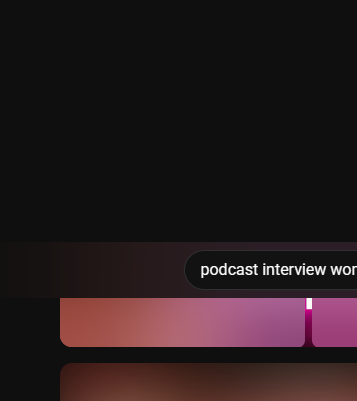
#> input picture spikes/gauntlet/hair-3.png, 357 x 401 px, given in place of f005.png, which was not available
$ python covmap.py . 5
#> lines starting #> are read from the running program, lines starting #| are printed output that depends on the picture; after the words box and inside, x2 and y2 are one past the last pixel; in counts of white or black regions, pixels touching at a corner belong together; pictures that were not available may be replaced by others from this repository, and a replacement may not be noted
"""Coarse ASCII map of where a frame is covered (see cover.py)."""
import sys
from PIL import Image, ImageChops
run, i = sys.argv[1], int(sys.argv[2])
a = Image.open('%s/f%03d.png' % (run, i)).convert('L')
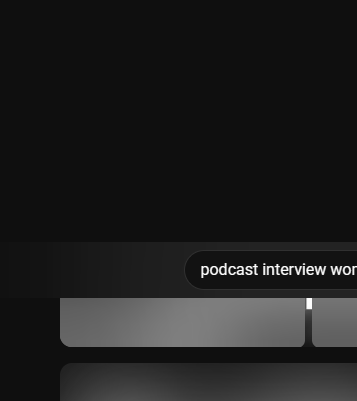
#> a: PIL image 357x401 L; min 15, max 255, mean 30.2
b = Image.open('%s/f%03d_truth.png' % (run, i)).convert('L')
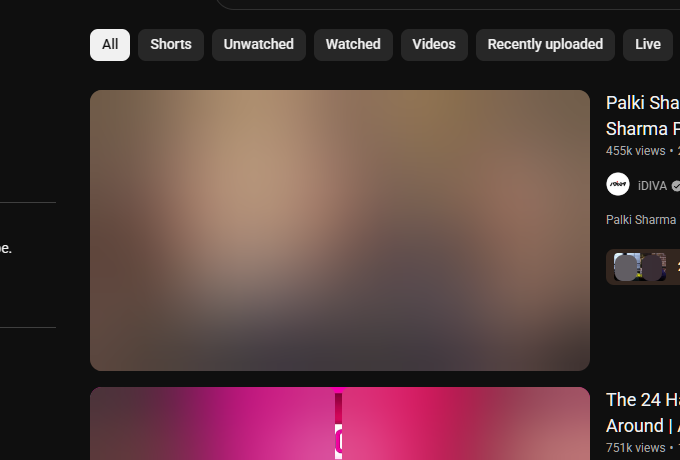
#> input picture spikes/gauntlet/hairv-0.png, 680 x 460 px, given in place of f005_truth.png, which was not available
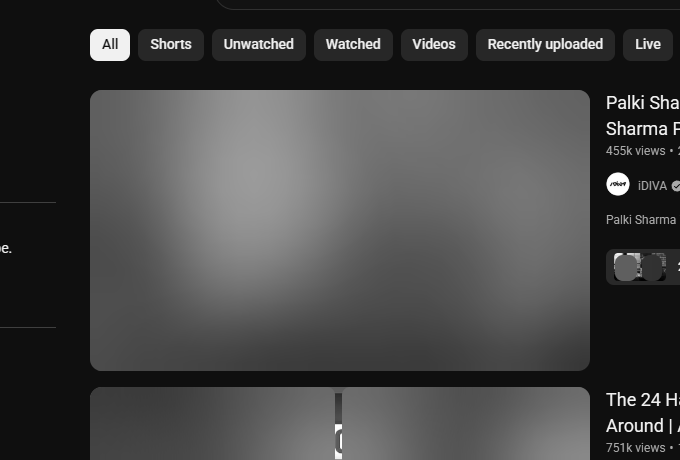
#> b: PIL image 680x460 L; min 1, max 255, mean 68.5
d = ImageChops.difference(a, b).point(lambda v: 255 if v > 8 else 0)
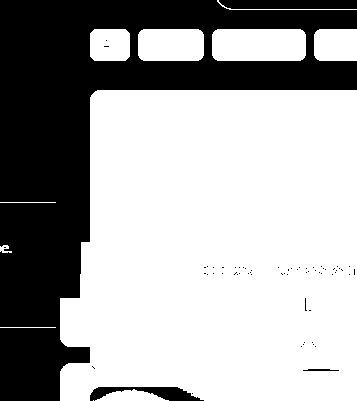
#> d: PIL image 357x401 L; 65% white; 64 black regions (60 under 20 px), largest, box (x1, y1, x2, y2) and area: (0, 0, 357, 401) 47913, (219, 0, 357, 9) 1205, (90, 387, 204, 401) 839, (303, 369, 339, 371) 58
W, H = 40, 20
s = d.resize((W, H), Image.BILINEAR).load()
print('   ' + ''.join(str((c*10//W) % 10) for c in range(W)))
for y in range(H):
    print('%2d ' % (y*100//H) + ''.join('#' if s[x, y] > 40 else ('+' if s[x, y] > 8 else '.') for x in range(W)))
#> this loop made 20 passes
#> (printed output is left out)
